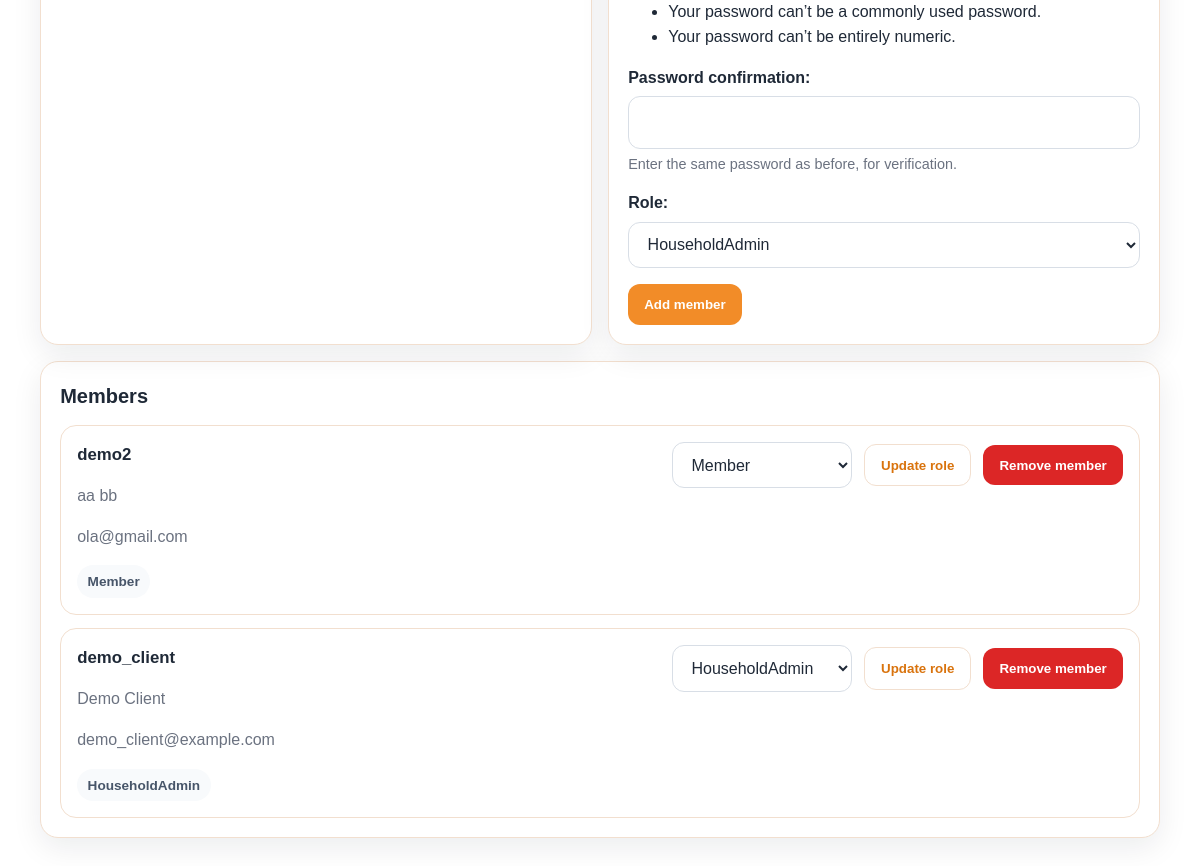
/household/ (signed in, lower part), run on an earlier commit of the app's database.
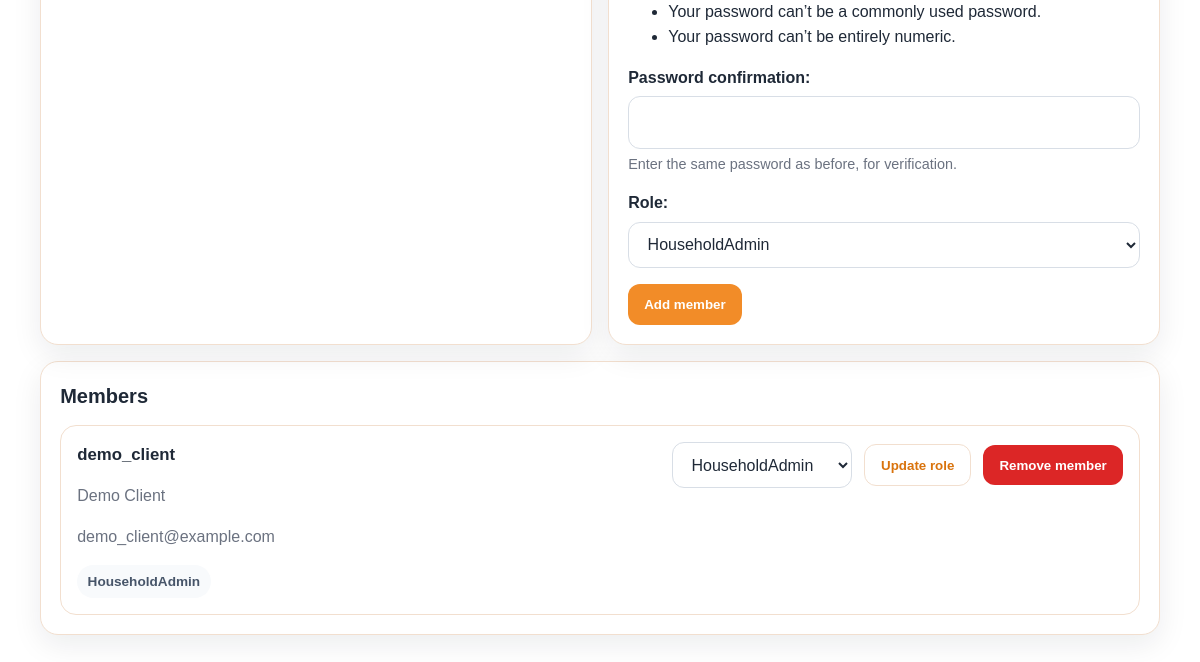
And on a later commit of the database.
### app/models.py (models this page shows, shortened)
class HouseholdMember(models.Model):
    user = models.OneToOneField(
        User,
        on_delete=models.CASCADE,
        related_name='household_member'
    )
    household = models.ForeignKey(
        Household,
        on_delete=models.CASCADE,
        related_name='household_members'
    )
    joined_at = models.DateTimeField(auto_now_add=True)
    class Meta:
        permissions = [
            ('manage_household_members', 'Can manage household members'),
            ('change_member_role', 'Can change household member role'),
        ]

### app/views.py (the view, shortened to what this page needs)
# urls.py: path('household/', views.household_manage, name='household_manage'),
@login_required
def household_manage(request):
    membership = get_membership(request.user)
    if not (
        request.user.has_perm('app.change_household')
        or request.user.has_perm('app.manage_household_members')
    ):
        return redirect('app:dashboard')
    if request.method == 'POST':
        if not request.user.has_perm('app.change_household'):
            messages.error(request, 'You do not have permission to edit this household.')
            return redirect('app:household_manage')
        household_form = HouseholdForm(request.POST, instance=membership.household)
        if household_form.is_valid():
            household_form.save()
            messages.success(request, 'Household updated successfully.')
            return redirect('app:household_manage')
    else:
        household_form = HouseholdForm(instance=membership.household)
    context = _build_household_manage_context(
        request,
        membership,
        household_form=household_form,
    )
    return render(request, 'app/household/household_manage.html', context)

### app/forms.py (shortened to what this page needs)
class HouseholdForm(forms.ModelForm):
    class Meta:
        model = Household
        fields = ['name', 'description']

class HouseholdMemberCreateForm(UserCreationForm):
    email = forms.EmailField(required=False)
    first_name = forms.CharField(max_length=150, required=False)
    last_name = forms.CharField(max_length=150, required=False)
    role = forms.ChoiceField(
        choices=[(role, role) for role in ROLE_GROUPS],
        label='Role'
    )
    class Meta(UserCreationForm.Meta):
        model = User
        fields = ['username', 'email', 'first_name', 'last_name', 'password1', 'password2', 'role']

### app/utils.py (called while the page is built)
def get_user_role(user):
    if not user.is_authenticated:
        return None
    group = user.groups.filter(name__in=ROLE_GROUPS).first()
    return group.name if group else None

def get_membership(user):
    return getattr(user, 'household_member', None)

### app/templates/app/household/household_manage.html (shortened to what the changed rows need)
{% extends "base.html" %}
{% block content %}
{% if is_creating_household %}
    <div class="page-header">
        <div>
            <span class="eyebrow">Get started</span>
            <h1>Create household</h1>
            <p class="page-subtitle">You are not part of a household yet. Create one to start using Pantry Helper.</p>
        </div>
    </div>
    <form method="post" action="{% url 'app:household_manage' %}" class="card form-card">
        {% csrf_token %}
        {{ household_form.as_p }}
        <div class="page-actions">
            <button type="submit" class="btn">Create household</button>
            <a href="{% url 'app:dashboard' %}" class="btn btn-secondary">Back to dashboard</a>
        </div>
    </form>
{% else %}
    <section class="card" style="margin-top: 1rem;">
        <h2>Members</h2>
        {% if members_with_roles %}
            <div class="list-stack">
                {% for item in members_with_roles %}
                    <div class="member-row">
                        <div class="list-row-head">
                            <div>
                                <h3>{{ item.membership.user.username }}</h3>
                                {% if item.membership.user.first_name or item.membership.user.last_name %}
                                    <p class="muted">
                                        {{ item.membership.user.first_name }} {{ item.membership.user.last_name }}
                                    </p>
                                {% endif %}
                                {% if item.membership.user.email %}
                                    <p class="muted">{{ item.membership.user.email }}</p>
                                {% endif %}
                                <div class="tag-row" style="margin-top: 0.5rem;">
                                    <span class="tag tag-muted">
                                        {{ item.current_role|default:"No role assigned" }}
                                    </span>
                                </div>
                            </div>
                            <div class="tag-row">
                                {% if can_change_member_role %}
                                    <form method="post" action="{% url 'app:household_member_change_role' item.membership.id %}" class="inline-form">
                                        <select name="role">
                                            {% for role_name in available_roles %}
                                                <option value="{{ role_name }}" {% if role_name == item.current_role %}selected{% endif %}>
                                                    {{ role_name }}
                                                </option>
                                            {% endfor %}
                                        </select>
                                        <button type="submit" class="btn btn-secondary">Update role</button>
                                    </form>
                                {% endif %}
                                {% if can_manage_members %}
                                    <form method="post" action="{% url 'app:household_member_remove' item.membership.id %}" class="inline-form">
                                        <button type="submit" class="btn btn-danger">Remove member</button>
                                    </form>
                                {% endif %}
                            </div>
                        </div>
                    </div>
                {% endfor %}
            </div>
        {% else %}
            <div class="empty-state">
                <p class="muted">No household members found.</p>
            </div>
        {% endif %}
    </section>
{% endif %}
{% endblock %}

What changed in the data, as far as the page shows it:
removed HouseholdMember: membership.user.username "demo2", membership.user.first_name "aa", membership.user.last_name "bb", membership.user.email "ola@gmail.com", current_role "Member", role "Member"
